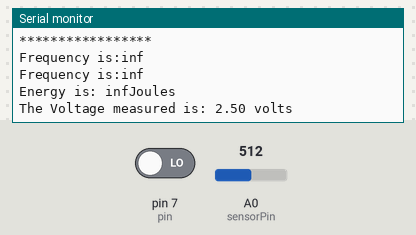
The sketch below on a simulated Arduino Uno, built with avr-gcc and run on an emulated ATmega328P. On the bench: the last lines printed to the serial monitor. The test bench sets the inputs (shaded band); at power-on: A0 (sensorPin) = 512, pin 7 (pin) LOW.

Above: at 4.2 s.
4.3 s: A0 (sensorPin) set to 1009
At 5.1 s:
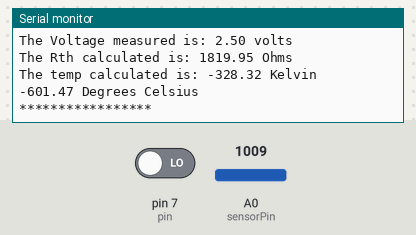
10.4 s: A0 (sensorPin) set to 1021
At 12.4 s:
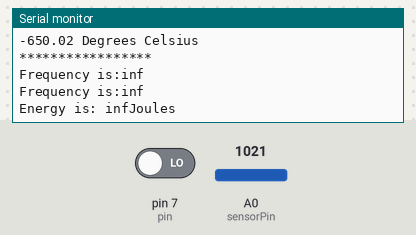
Timing chart, 0 to 13.9 s (numbered marks = the images above; inputs shaded):
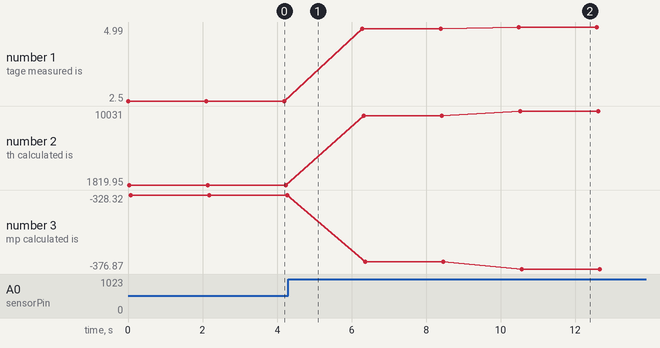

Measured:
- the behaviour switches between 1020 and 1021 on A0 (sensorPin) (found by bisection; images 1 and 2)
- after the input at 10.4 s, the serial monitor: prints a new line after 0.08 s (image 2)
- plotted number 1: 2.5 → 4.93 after the input at 4.3 s, 4.93 → 4.99 after the input at 10.4 s
- plotted number 2: 1819.95 → 9517.32 after the input at 4.3 s, 9517.32 → 10031 after the input at 10.4 s
- plotted number 3: -328.32 → -371.95 after the input at 4.3 s, -371.95 → -376.87 after the input at 10.4 s

The sketch:

temperature_sensor_flowmeter.ino
```cpp
// Description: This program takes in analog voltage input from a wheatstone bridge, converts it into a digital input,
// and that digital value is used to calculate voltage, thevanin resistance and use these values to calculate temperature
// in Celsius and Kelvin. The second part of the code reads a pulse from a flowmeter and uses the temperature to calculate
// the energy used.
int sensorPin = A0;    // select the input pin for the potentiometer
int sensorValue = 0;  // variable to store the value coming from the sensor
float outputValue=0.0;
float R1=2835.0;
float R2=2835.0;
float R3=33027.0;
float vs = 1.39;
float vo = 0.0;
float beta = 3892.0;
float newtemp=0.0;
float Rth =0.0;
int pin = 7; // digital pin 7
float duration;
float freq=0.0;
float HC = 4.184;


void setup() {
  // put your setup code here, to run once:
  Serial.begin(9600);
  pinMode(pin, INPUT);

}

void loop() {
  // read the value from the sensor:
  sensorValue = analogRead(sensorPin);
  //outputValue = map(sensorValue, 0, 1023, 0.0, 5.0);

  // Convert the analog reading (which goes from 0 - 1023) to a voltage (0 - 5V):
  float voltage = sensorValue*(5.0/1023.0);

  // print out the value you read:
  Serial.print("The Voltage measured is: ");
  Serial.print(voltage);
  Serial.println(" volts");

  vo=sensorValue*(1.0/1023.0);
  Rth = (vo*R2*(R1+R3))/((R3*vs)-(vo*R1)-(vo*R3));

  Serial.print("The Rth calculated is: ");
  Serial.print(Rth);
  Serial.println(" Ohms");

  newtemp = 1/((exp((Rth/10000))/beta) - (1/298.15));

  Serial.print("The temp calculated is: ");
  Serial.print(newtemp);
  Serial.println(" Kelvin");
  float C = newtemp - 273.15;
  Serial.print(C);
  Serial.println(" Degrees Celsius\n*****************");

  //Flowmeter
  duration = pulseIn(pin,LOW);
  float T = duration/1000;
  float frequency = 1/(2*T);

  Serial.print("Frequency is:");
  Serial.println(frequency*1000);

  Serial.print("Frequency is:");
  Serial.println(frequency);
  Serial.print("Energy is: ");
  Serial.print(frequency*HC*newtemp);
  Serial.println("Joules");

  delay(1000);

}
```
